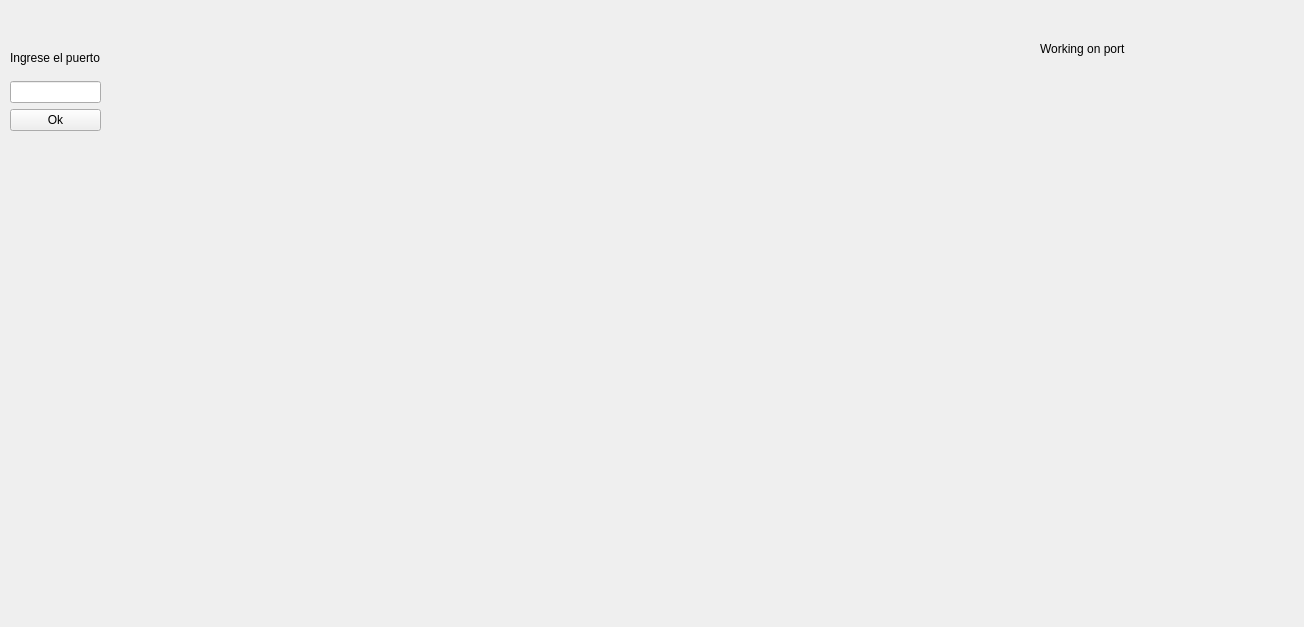
<?xml version="1.0" encoding="UTF-8"?>
<ui version="4.0">
 <class>MainWindow</class>
 <widget class="QMainWindow" name="MainWindow">
  <property name="geometry">
   <rect>
    <x>0</x>
    <y>0</y>
    <width>1304</width>
    <height>627</height>
   </rect>
  </property>
  <property name="windowTitle">
   <string>MainWindow</string>
  </property>
  <widget class="QWidget" name="centralwidget">
   <widget class="QWidget" name="verticalLayoutWidget">
    <property name="geometry">
     <rect>
      <x>10</x>
      <y>40</y>
      <width>91</width>
      <height>91</height>
     </rect>
    </property>
    <layout class="QVBoxLayout" name="verticalLayout">
     <item>
      <widget class="QLabel" name="label">
       <property name="text">
        <string>Ingrese el puerto</string>
       </property>
      </widget>
     </item>
     <item>
      <widget class="QLineEdit" name="portIn"/>
     </item>
     <item>
      <widget class="QPushButton" name="sendButton">
       <property name="mouseTracking">
        <bool>true</bool>
       </property>
       <property name="text">
        <string>Ok</string>
       </property>
      </widget>
     </item>
    </layout>
   </widget>
   <widget class="QWidget" name="verticalLayoutWidget_2">
    <property name="geometry">
     <rect>
      <x>1040</x>
      <y>40</y>
      <width>101</width>
      <height>41</height>
     </rect>
    </property>
    <layout class="QVBoxLayout" name="verticalLayout_2">
     <item>
      <widget class="QLabel" name="label_2">
       <property name="text">
        <string>Working on port</string>
       </property>
      </widget>
     </item>
     <item>
      <widget class="QLabel" name="showPort">
       <property name="text">
        <string/>
       </property>
      </widget>
     </item>
    </layout>
   </widget>
  </widget>
 </widget>
 <resources/>
 <connections/>
</ui>
